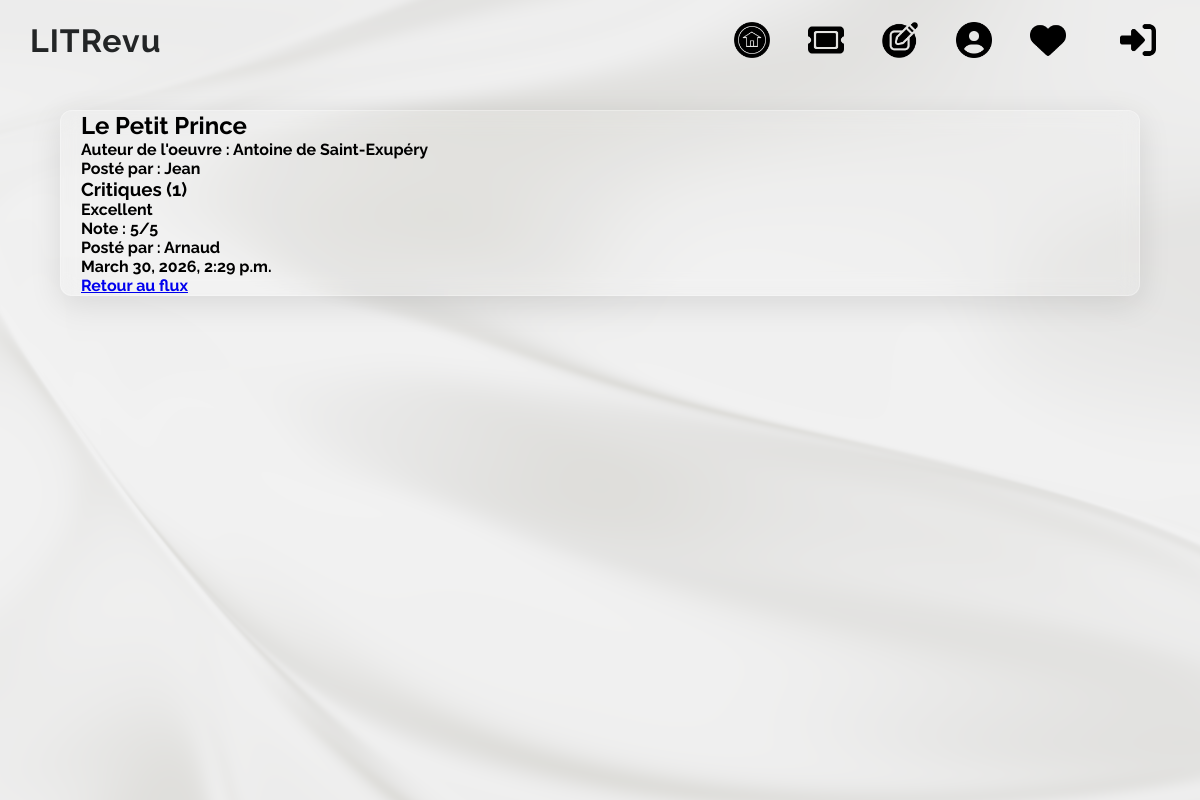
The app's page /ticket_reviews/7/ (signed in) with its own data.
### core/models.py (models this page shows)
class Ticket(models.Model):
    title = models.CharField(max_length=128)
    author = models.CharField(max_length=128)
    description = models.TextField(max_length=2048, blank=True)
    user = models.ForeignKey(
        to=settings.AUTH_USER_MODEL,
        on_delete=models.CASCADE,
        related_name='tickets'
    )
    image = models.ImageField(null=True, blank=True)
    time_created = models.DateTimeField(auto_now_add=True)

class Review(models.Model):
    ticket = models.ForeignKey(
        to=Ticket,
        on_delete=models.CASCADE,
        related_name='reviews'
    )
    rating = models.PositiveSmallIntegerField(
        validators=[MinValueValidator(0), MaxValueValidator(5)]
    )
    headline = models.CharField(max_length=128)
    body = models.CharField(max_length=8192, blank=True)
    user = models.ForeignKey(
        to=settings.AUTH_USER_MODEL,
        on_delete=models.CASCADE,
        related_name='reviews'
    )
    time_created = models.DateTimeField(auto_now_add=True)

### core/views.py (the view)
# urls.py: path('ticket_reviews/<int:pk>/', views.ticket_reviews_view, name='ticket_reviews'),
@login_required
def ticket_reviews_view(request, pk):
    ticket = get_object_or_404(Ticket, pk=pk)
    reviews = Review.objects.filter(ticket=ticket).order_by('-time_created')
    return render(request, 'ticket_reviews.html', {
        'ticket': ticket,
        'reviews': reviews
    })

### templates/ticket_reviews.html (shortened to what this page needs)
{% extends 'base.html' %}
{% block content %}
    <div>
        <h2>{{ ticket.title }}</h2>
        <p>Auteur de l'oeuvre : {{ ticket.author }}</p>
        <p>Posté par : {{ ticket.user.username }}</p>
    </div>
    <h3>Critiques ({{ reviews.count }})</h3>
    {% for review in reviews %}
        <div>
            <h4>{{ review.headline }}</h4>
            <p>Note : {{ review.rating }}/5</p>
            <p>Posté par : {{ review.user.username }}</p>
            <p>{{ review.time_created }}</p>
        </div>
    {% empty %}
        <p>Aucune critique pour le moment !</p>
    {% endfor %}
    <a href="{% url 'home' %}">Retour au flux</a>
{% endblock content %}

### static/css/style.css (style rules this page uses)
* { margin: 0; padding: 0; box-sizing: border-box; }
body { font-family: 'Raleway', sans-serif; background: linear-gradient(270deg, #EAEAEA, #DBDBDB, #F2F2F2, #ADA996, #EAEAEA); background-size: 300% 300%; animation : gradientbg 5s linear infinite; }

### records on screen
Ticket: title "Le Petit Prince", author "Antoine de Saint-Exupéry", user.username "Jean"
Review: headline "Excellent", rating "5", user.username "Arnaud", time_created "March 30, 2026, 2:29 p.m."

### other values on screen
{{ reviews.count }} "1"
